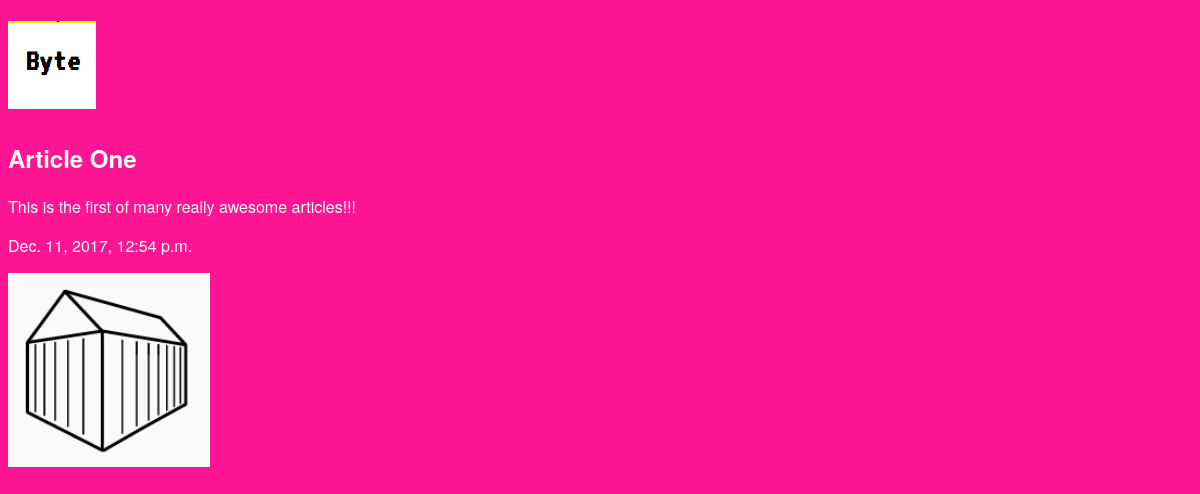
Screenshot of /articles/article-one/ with the database file from the repository.
### articles/models.py (models this page shows, shortened)
class Article(models.Model):
    title = models.CharField(max_length=100)
    slug = models.SlugField()
    body = models.TextField()
    date = models.DateTimeField(auto_now_add=True)
    thumb = models.ImageField(default="default.jpg", blank=True)

### articles/views.py (the view)
# urls.py: url(r'^(?P<slug>[\w-]+)/$', views.article_detail, name="detail"),
def article_detail(request, slug):
    article = Article.objects.get(slug=slug)
    return render(request, 'articles/article_detail.html', {'article': article})

### articles/templates/articles/article_detail.html
{% extends 'base_layout.html' %}
{% block content %}
<div class="article-detail">
    <div class="article">
        <h2>{{article.title}}</h2>
        <p>{{article.body}}</p>
        <p>{{article.date}}</p>
        <img src="{{article.thumb.url}}" alt="Thumbnail Image">
    </div>
</div>
{% endblock %}

### rows the page displays
Article: title "Article One", body "This is the first of many really awesome articles!!!", date "Dec. 11, 2017, 12:54 p.m.", thumb (placeholder picture)
